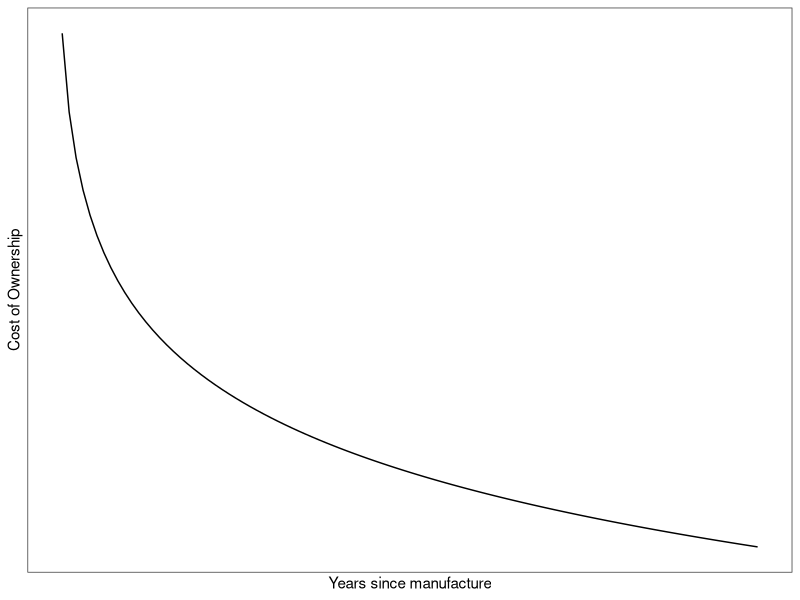
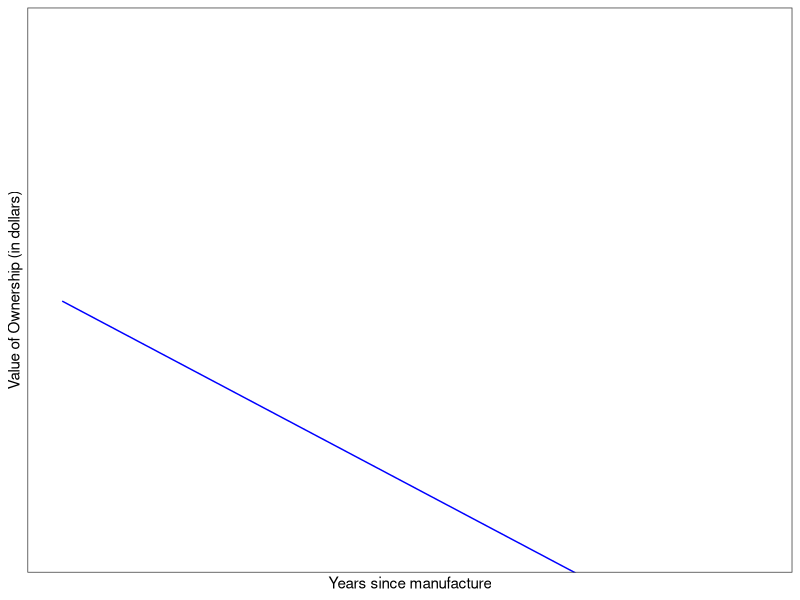
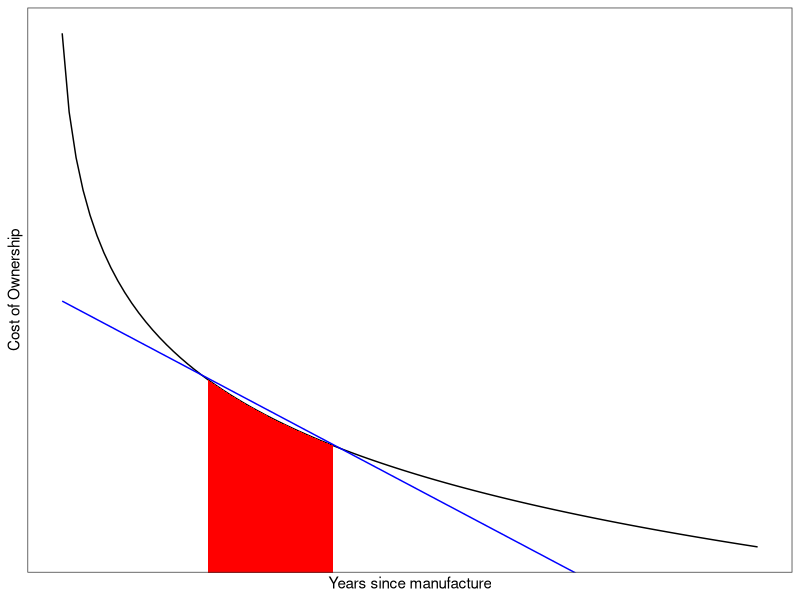

Source code (R) for these figures, in order:
## ---- chunk 1
suppressMessages(library(tidyverse))
## ---- chunk 2
x <- seq(0, 10, length.out = 101)
y <- (1/(x + .1))^.01
tb <- tibble(x = x, y = y)
ggplot(tb, aes(x = x, y = y)) + geom_line() + theme_bw() + 
  scale_y_continuous(name = "Cost of Ownership", breaks = NULL) +
  scale_x_continuous(name = "Years since manufacture", breaks = NULL) +
  coord_cartesian(ylim = c(min(y), max(y)))

## ---- chunk 3
m <- ((1/(4 + .1))^.01 - (1/(2 + .1))^.01)/2
b <- (1/(4 + .1))^.01 - 4 * m
tb <- tibble(x = x, y = y, v = m * x + b)
ggplot(tb, aes(x = x, y = v)) + geom_line(color = "blue") + theme_bw() + 
  scale_y_continuous(name = "Value of Ownership (in dollars)", breaks = NULL) +
  scale_x_continuous(name = "Years since manufacture", breaks = NULL) +
  coord_cartesian(ylim = c(min(y), max(y)))

## ---- chunk 4
ggplot(tb, aes(x = x, y = y)) + geom_line() + geom_line(aes(y = v), color = "blue") + theme_bw() + 
  scale_y_continuous(name = "Cost of Ownership", breaks = NULL) +
  scale_x_continuous(name = "Years since manufacture", breaks = NULL) +
  geom_area(data = filter(tb, x > 2, x < 4), fill = "red") +
  coord_cartesian(ylim = c(min(y), max(y)))
  

